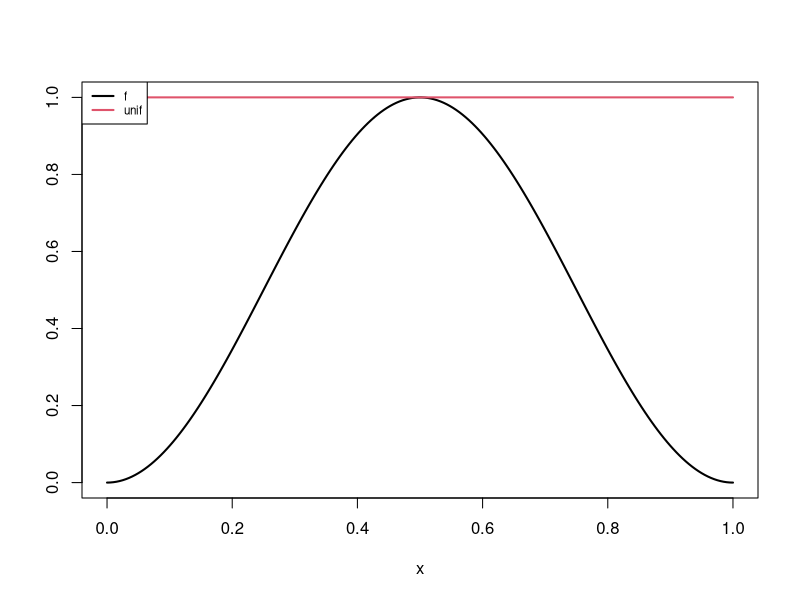
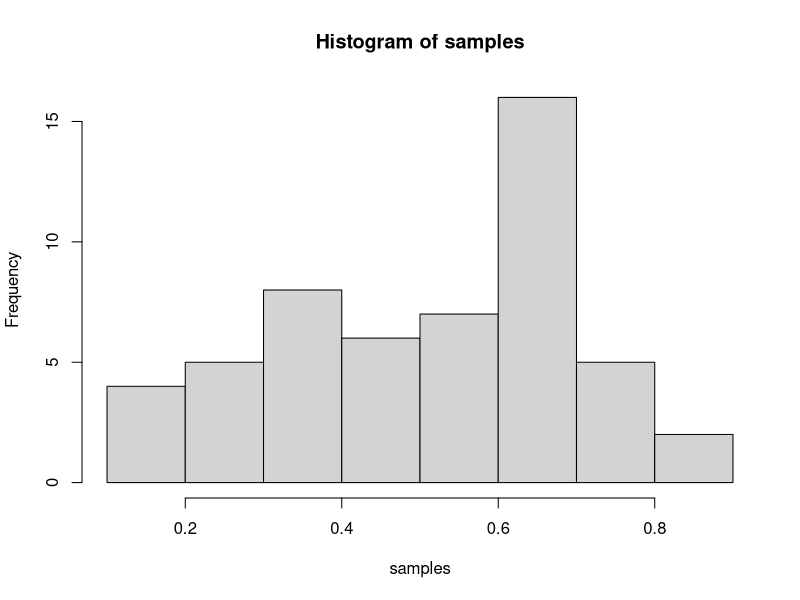
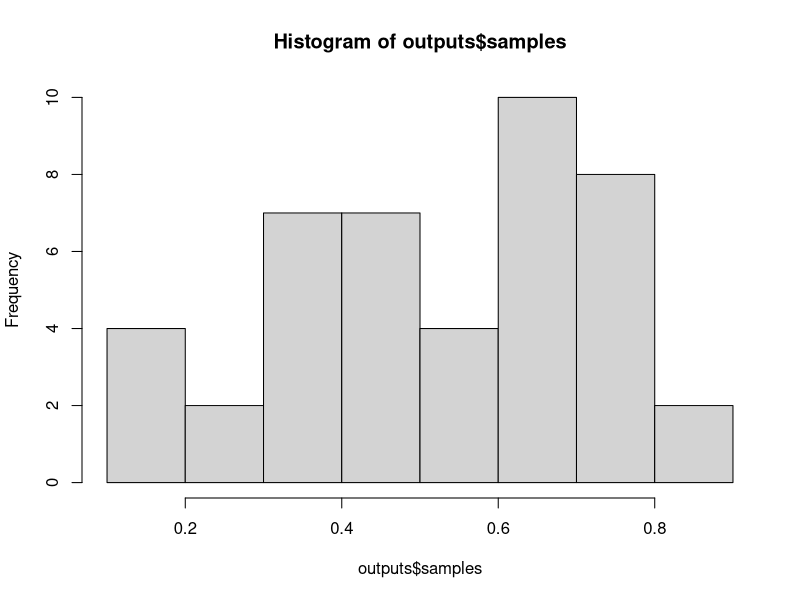

Here is the R script that generated these plots, in order: (Note: this script raises an error after producing the figures.)
#==========================
# chp 5 Monte Carlo Method
#==========================

# Q1:
# f(x) propto sin(pi * x), x in [0, 1]
# Plot the densities of f (x) and the Unif(0,1) 
  # on the same plot


# density function of f(x) =  sin(pi * x))^2
f <- function(x) (sin(pi * x))^2

# density function of Unif(0, 1)
Unif <- Vectorize(function(x) 1/(1-0))

x <- seq(0, 1, length.out = 200)
plot(x, f(x), type = "l", lwd = 2, col = 1, ylab = "")
lines(x, Unif(x), col = 2, lwd = 2)

legend("topleft", legend = c("f", "unif"),
       col = c(1, 2), lwd = 2, lty = 1, cex = 0.7)



# Q2: 
# According to the rejection sampling approach sample from f(x)
# using the Unif(0,1) pdf as an enveloping function.

# 1. implement rejection sampling for a single data point

# Initialize a vector Samp for future sample collection
Samp <- NULL
while(is.null(Samp)) {
  # as long as nothing in Samp vector, start working
  
  # step 1, sample from Unif(0,1) pdf
  x <- runif(1, min = 0, max = 1)
  y <- runif(1, min = 0, max = Unif(x))
  
  # step 2, check condition and decide whether to accept x or RJ
    # f(x) = (sin(pi * 2))^2
  if (y < f(x)) 
    Samp = x
}
x
# [1] 0.6904894


# 2. a more general RJ sampling
RJ_sampling <- function(f, rq, q) {
  while(T) { # infinite loop
    # step 1 sample from proposal
    x <- rq(1)
    y <- runif(1, min = 0, max = q(x))
    
    # step 2 check acceptance condition
    if (y < f(x)) 
      Samp <- x
    
    return(Samp)
  }
}

RJ_sampling(f, rq = runif, q = Unif)
# [1] 0.6904894



## Q3:
# Plot a histogram of the points that fall in the acceptance region.
# Do this for a simulation size of 10^2 and 10^5
# and report your acceptance ratio
# Compare the ratios and histograms

# when do points can fall into an acceptance region? 
k <- 10^2

x <- runif(k)
y <- runif(k)

samples <- x[y < f(x)] # points can fall into an acceptance region 

hist(samples)
mean(y < f(x))
# [1] 0.53 # acceptance ratio


samples_acratio <- function(k) {
  x <- runif(k)
  #y <- runif(k)
  y <- runif(k, min = 0, max = Unif(x))
  
  samples <- x[y < f(x)]
  ratio <- mean(y < f(x)) # ac ratio
  
  output <- list(samples = samples, AC_ratio = ratio)
  
}


k <- 100
outputs <- samples_acratio(k)
outputs$AC_ratio
# [1] 0.49
hist(outputs$samples)


#-----------------------------------------------------
# Understand samples' property -- Independent samples
#-----------------------------------------------------
str(outputs$samples)
# num [1:48]

plot(1:48, outputs$samples, xlab = "Iterations", 
     ylab = "Accepted independent samples")
## Remark:
  # the accepted samples generated by RJ sampling 
  # is completely independent 
  # there's no correlation between sample at iteration n
      # and the sample at iteration n+1
#------------------------------------------------------


k2 <- 1e5
outputs2 <- samples_acratio(k2)
outputs2$AC_ratio
# [1] 0.50217
hist(outputs2$samples)


k3 <- 1e6
outputs3 <- samples_acratio(k3)
outputs3$AC_ratio
# [1] 0.500278
hist(outputs3$samples)



#-----------------------------------------
# Repeat above for envelope function Beta(2,2)
#-----------------------------------------

# Q1:
# Plot the density of f(x) = (sin(pi * x))^2 
  # and Beta(2,2) in the same graph

# Q2:
# use RJ sampling to sample from f(x) using Beta(2, 2) envelope

# Q3:
# compare samples size 100 and 1e5, 
# plot histgram of points that fall into the acc region
# report acceptance ratio


## Answer for Q1
## density of new proposal Beta(2, 2)
a <- 2
b <- 2

Beta_dens <- function(x, a, b) {
  num <- x^{a - 1} * (1 - x)^{b - 1}
  B <- (gamma(a) * gamma(b)) / gamma(a + b)
  
  return(num / B)
  
}

x <- seq(0, 1, length.out = 200)
plot(x, f(x), type = "l", lwd = 2, col = 1, ylim = c(0,2))
lines(x, Beta_dens(x, a, b), lwd = 2, col = 2)

# max(Beta_dens(x, a, b))
# [1] 1.499962 for ylimit

legend("topright", legend = c(expression((sin(pi*x))^2), "Beta(2,2)"), 
       col = c(1, 2), cex = 0.7, lwd = 2, lty = 1 )


## Answer for Q2:
# for 1 sample point
# initialise a vector to collect Sample
Sample <- NULL
while(T) {
  x <- rbeta(1, shape1 = a, shape2 = b)
  y <- runif(1, min = 0, max = Beta_dens(x, a, b))
  
  if (y < f(x))
    Sample <- x
  
  return(Sample)
}
Sample
# [1] 0.6209267


# or using general RJ_sampling function, but need modification

Sample <- NULL
RJ_Samp <- function(f, rq, q, ...) {
  x <- rq(1, ...)
  y <- runif(1, min = 0, max = q(x, ...))
  
  if (y < f(x))
    Sample <- x
  
  return(Sample)
}

RJ_Samp(f, rq = rbeta, Beta_dens, 2, 2)
# [1] 0.591476
# [1] 0.6805201
# [1] 0.4321957


## Answer for Q3: 
# modify above function to involve simulation size k
Samples <- NULL
Smp_Ratio <- function(k, f, rq, q, ...) {
  x <- rq(k, ...)
  y <- runif(k, min = 0, max = q(x, ...))
  
  #if(y < f(x))
     #Samples <- x
  Samples <- x[y < f(x)] # accepted x are samples
  ratio <- mean(y < f(x)) # how many times condition is ture
  
  list(Samples = Samples, ratio = ratio)
  
}

k1 <- 1e2
outputs1_Beta <- Smp_Ratio(k = k1, f, rq = rbeta, q = Beta_dens, 2, 2)
outputs1_Beta$ratio
# [1] 0.53 [1] 0.49
hist(outputs1_Beta$Samples)

k2 <- 1e6
outputs2_Beta <- Smp_Ratio(k = k2, f, rq = rbeta, q = Beta_dens, 2, 2)
outputs2_Beta$ratio
# [1] 0.500578
hist(outputs2_Beta$Samples)


#-------------------------------------------------
# Further modify sampling function to involve plot
#-------------------------------------------------

RJ_Smp <- function(k, f, envelop = "unif", plot = T, par1, par2) {
  
  r_envelop <- match.fun(paste0("r", envelop))
  d_envelop <- match.fun(paste0("d", envelop))
  
  x <- r_envelop(k, par1, par2)
  y <- runif(k, min = 0, max = d_envelop(x, par1, par2))
  
  Samples <- x[y < f(x)]
  ratio <- mean(y < f(x))
  
  if(plot) {
    hist(Samples, probability = T,
         main = paste0("Histogram of ", k, " samples from ", envelop,
         "(", par1, ",", par2, "). \n
         acceptance ratio is ", round(ratio, 2)), 
         cex.main = .75)
  }
  list(Samples = Samples, AC_ratio = ratio)
}

par(mfrow = c(2, 2))
RJ_Smp(1e2, f = f, envelop = "unif", plot = T, par1 = 0, par2 = 1)
RJ_Smp(1e5, f = f, envelop = "unif", plot = T, par1 = 0, par2 = 1)
RJ_Smp(1e2, f = f, envelop = "beta", plot = T, par1 = 2, par2 = 2)
RJ_Smp(1e5, f = f, envelop = "beta", plot = T, par1 = 2, par2 = 2)












